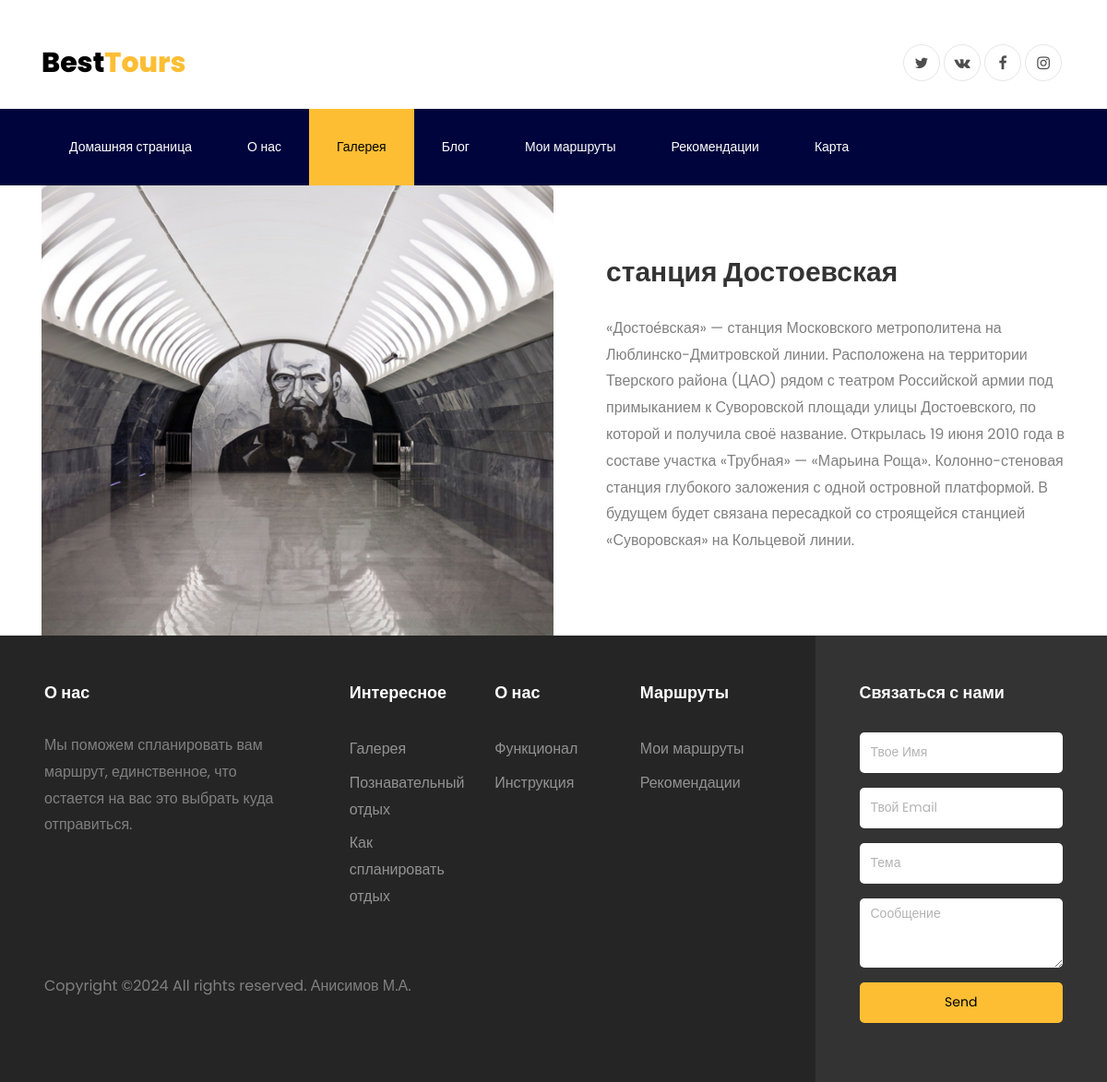
Page /attraction/4 on the committed database.
### WebSite/models.py (models this page shows)
class Attractions(models.Model):
    name = models.CharField(max_length=100)
    img_link = models.CharField(max_length=30)
    address = models.TextField(null=True, default=None)
    latitude = models.CharField(max_length=100, null=True, default=None)
    longitude = models.CharField(max_length=100, null=True, default=None)
    short_description = models.TextField(null=True, default=None)
    nearest_node = models.IntegerField(null=True, default=None)

### WebSite/views.py (the view)
# urls.py: path('attraction/<int:attraction_id>', views.attraction),
def attraction(request, attraction_id):
    try:
        cur_attraction = Attractions.objects.get(id=attraction_id)
        name = cur_attraction.name
        img_link = f"images/attraction/{cur_attraction.img_link}"
        print(img_link)
        description = cur_attraction.short_description
        data = {"name": name, "img_link": img_link, "description": description}
        return render(request, "attraction.html", context=data)
    except ObjectDoesNotExist:
        redirect('/')

### WebSite/templates/attraction.html
{% extends "base.html" %}
{% load static %}
{% block p3 %}active{% endblock p3 %}
{% block content %}
    <section class="ftco-section ftco-no-pt ftco-no-pb">
    	<div class="container">
    		<div class="row d-flex no-gutters">
    			<div class="col-md-6 d-flex">
    				<div class="img img-video d-flex align-self-stretch align-items-center justify-content-center justify-content-md-end"
                         style="background-image:url('{% static img_link %}');">
    				</div>
    			</div>
    			<div class="col-md-6 pl-md-5">
    				<div class="row justify-content-start py-5">
		          <div class="col-md-12 heading-section ftco-animate pl-md-4 py-md-4">
		            <h2 class="mb-4">{{ name }}</h2>
		            <p>{{ description }}</p>
		          </div>
		        </div>
	        </div>
        </div>
    	</div>
    </section>
{% endblock %}

### rows in the picture
Attractions: name "станция Достоевская", short_description "«Достое́вская» — станция Московского метрополитена на Люблинско-Дмитровской линии. Расположена на территории Тверского района (ЦАО) рядом с театром Российской армии под примыканием к Суворовской площади улицы Достоевского, по которой и получила своё название. Открылась 19 июня 2010 года в составе участка «Трубная» — «Марьина Роща». Колонно-стеновая станция глубокого заложения с одной островной платформой. В будущем будет связана пересадкой со строящейся станцией «Суворовская» на Кольцевой линии."
